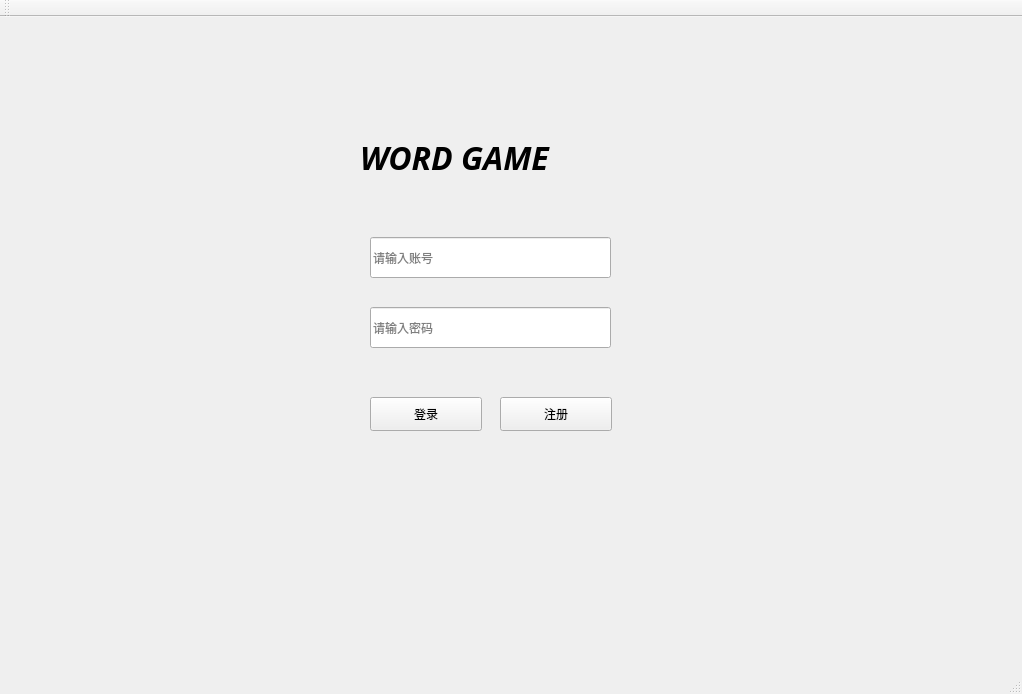
<?xml version="1.0" encoding="UTF-8"?>
<ui version="4.0">
 <class>Loginwindow2Class</class>
 <widget class="QMainWindow" name="Loginwindow2Class">
  <property name="geometry">
   <rect>
    <x>0</x>
    <y>0</y>
    <width>1022</width>
    <height>694</height>
   </rect>
  </property>
  <property name="windowTitle">
   <string>Loginwindow2</string>
  </property>
  <widget class="QWidget" name="centralWidget">
   <widget class="QWidget" name="subwidget" native="true">
    <property name="geometry">
     <rect>
      <x>120</x>
      <y>60</y>
      <width>761</width>
      <height>501</height>
     </rect>
    </property>
    <widget class="QLabel" name="label">
     <property name="geometry">
      <rect>
       <x>240</x>
       <y>10</y>
       <width>301</width>
       <height>141</height>
      </rect>
     </property>
     <property name="font">
      <font>
       <family>Cascadia Code SemiBold</family>
       <pointsize>24</pointsize>
       <weight>75</weight>
       <italic>true</italic>
       <bold>true</bold>
      </font>
     </property>
     <property name="text">
      <string>WORD GAME</string>
     </property>
    </widget>
    <widget class="QLineEdit" name="username">
     <property name="geometry">
      <rect>
       <x>250</x>
       <y>160</y>
       <width>241</width>
       <height>41</height>
      </rect>
     </property>
     <property name="inputMask">
      <string/>
     </property>
     <property name="text">
      <string/>
     </property>
     <property name="placeholderText">
      <string>请输入账号</string>
     </property>
    </widget>
    <widget class="QLineEdit" name="password">
     <property name="geometry">
      <rect>
       <x>250</x>
       <y>230</y>
       <width>241</width>
       <height>41</height>
      </rect>
     </property>
     <property name="inputMask">
      <string/>
     </property>
     <property name="placeholderText">
      <string>请输入密码</string>
     </property>
    </widget>
    <widget class="QPushButton" name="loginButton">
     <property name="geometry">
      <rect>
       <x>250</x>
       <y>320</y>
       <width>112</width>
       <height>34</height>
      </rect>
     </property>
     <property name="text">
      <string>登录</string>
     </property>
    </widget>
    <widget class="QPushButton" name="signinButton_2">
     <property name="geometry">
      <rect>
       <x>380</x>
       <y>320</y>
       <width>112</width>
       <height>34</height>
      </rect>
     </property>
     <property name="sizePolicy">
      <sizepolicy hsizetype="Fixed" vsizetype="Fixed">
       <horstretch>0</horstretch>
       <verstretch>0</verstretch>
      </sizepolicy>
     </property>
     <property name="text">
      <string>注册</string>
     </property>
    </widget>
   </widget>
  </widget>
  <widget class="QMenuBar" name="menuBar">
   <property name="geometry">
    <rect>
     <x>0</x>
     <y>0</y>
     <width>1022</width>
     <height>30</height>
    </rect>
   </property>
  </widget>
  <widget class="QToolBar" name="mainToolBar">
   <attribute name="toolBarArea">
    <enum>TopToolBarArea</enum>
   </attribute>
   <attribute name="toolBarBreak">
    <bool>false</bool>
   </attribute>
  </widget>
  <widget class="QStatusBar" name="statusBar"/>
 </widget>
 <layoutdefault spacing="6" margin="11"/>
 <resources/>
 <connections/>
</ui>
